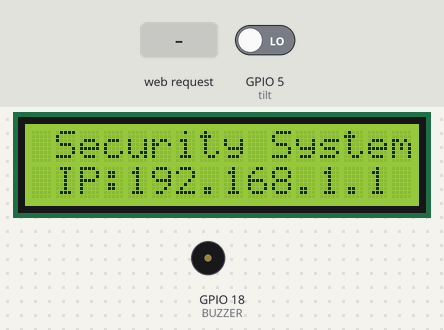
Recording of a sketch running on a simulated ESP32. On the bench: 16×2 character LCD, buzzer (waves = sounding, pin HIGH). The inputs (shaded band) are chosen by the test bench; at power-on: GPIO 5 (tilt) LOW. What the sketch prints to the serial monitor is not drawn.

Above: at 4.3 s.
At 9.4 s:
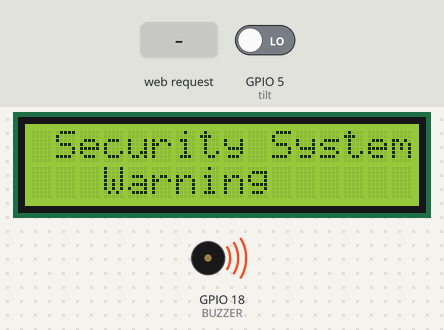
9.5 s: HTTP request GET /unlock received
At 10.5 s:
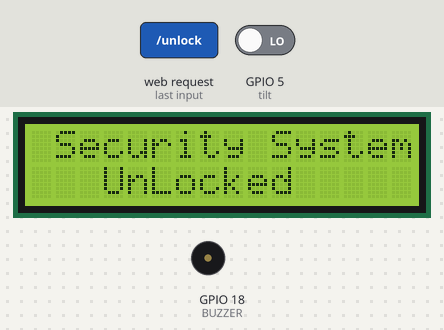
11.6 s: HTTP request GET / received
At 12.41 s:
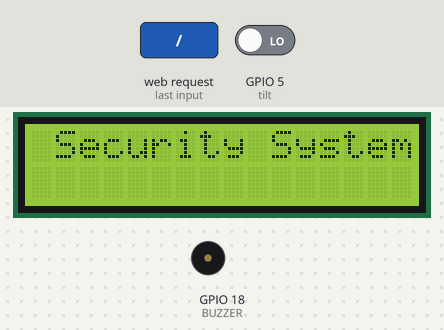
Timing chart, 0 to 20.8 s (numbered marks = the images above; inputs shaded):
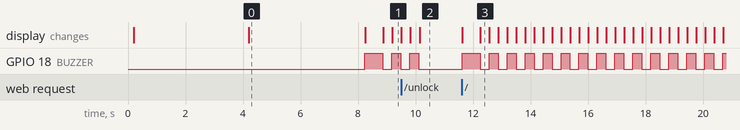

The sketch:

web_based_security_system.ino
```cpp
#include <WiFi.h>
#include <WebServer.h>
#include <LiquidCrystal_I2C.h>

LiquidCrystal_I2C lcd(0x27,16,2);
/* Put your SSID & Password */
const char* ssid = "ESP32";  // Enter SSID here
const char* password = "12345678";  //Enter Password here

/* Put IP Address details */
IPAddress local_ip(192,168,1,1);
IPAddress gateway(192,168,1,1);
IPAddress subnet(255,255,255,0);

WebServer server(80);

bool tt = true;
bool look = true;

void handle_OnConnect() {
  look = true;
  server.send(200, "text/html", SendHTML(look));
}

void handle_unlock() {
  look = false;
  server.send(200, "text/html", SendHTML(look));
}


void handle_NotFound(){
  server.send(404, "text/plain", "Not found");
}

String SendHTML(bool l){
  String ptr = "<!DOCTYPE html> <html>\n";
  ptr +="<head><meta name=\"viewport\" content=\"width=device-width, initial-scale=1.0, user-scalable=no\">\n";
  ptr +="<title>Security System</title>\n";
  ptr +="<style>html { font-family: Helvetica; display: inline-block; margin: 0px auto; text-align: center;}\n";
  ptr +="body{margin-top: 0px;background: hsla(205, 46%, 10%, 1);} h1 {color: white;margin: 20px auto 20px;background-color: #e21b6e;padding: 20px;border-radius: 10px;}\n";
  ptr +="p {font-size: 14px;color: #888;margin-bottom: 10px;}\n";
  ptr +=".war{color: white;margin: 20px auto 20px;background-color: #e21b6e;padding: 20px;border-radius: 10px;transition: background-color 1s, transform 0.3s; animation: colorChange 0.5s infinite alternate;}\n";
  ptr +="@keyframes colorChange {0% {background-color: #ff0000;}100% {background-color: #ff000000;}}\n";
  ptr +="</style>\n";
  ptr +="</head>\n";
  ptr +="<body>\n";
  ptr +="<h1>Security System</h1>\n";

  if(l){
    ptr +="\n";
    ptr +="<h3 style=\"color: green;\">Security System Status : Locked</h3>\n";
    if(!tt){
      ptr +="<h1 class=\"war\">WARNING!</h1>\n";
    }
    ptr +="<hr/>\n";
    ptr +="<p id=\"tt\" style=\"font-size: 18px;text-align: center;margin: 30px;color: #666;\">You want to Unlock Security System, Enter password</p>\n";
    ptr +="<input type=\"text\" id=\"username\" placeholder=\"Enter Username\" required style=\" width: 80%;padding: 12px;margin: 8px 0;border: 1px solid #ccc;border-radius: 4px;box-sizing: border-box; font-size: 16px;\">\n";
    ptr +="<input type=\"password\" id=\"password\" placeholder=\"Enter Password\" required style=\" width: 80%;padding: 12px;margin: 8px 0;border: 1px solid #ccc;border-radius: 4px;box-sizing: border-box; font-size: 16px;\">\n";

    ptr +="<p id=\"error-message\" style=\"font-size: 18px;text-align: center;margin: 30px;color: red;\">Invalid Username or Password</p>\n";

    ptr +="<button onclick=\"validateLogin()\" style=\"width: 80%;background-color: #4a90e2;color: white;padding: 14px;border: none;border-radius: 4px;font-size: 18px;cursor: pointer;margin-top: 10px;\">Unlock</button>\n";

    ptr +="<br/><br/><hr/>\n";
    ptr +="<script>\n";
    ptr +="document.getElementById(\"error-message\").hidden = true;\n";
    ptr +="function validateLogin() {\n";
    ptr +="var username = document.getElementById(\"username\").value;var password = document.getElementById(\"password\").value;\n";
    ptr +="if (username === \"admin\" && password === \"123\") {\n";
    ptr +="window.location.href = \"/unlock\";\n";
    ptr +="}else{\n";
    ptr +="document.getElementById(\"error-message\").hidden = false;\n\n";
    ptr +="}}</script>\n";
    ptr +="\n";
    ptr +="\n";
  }
  else{
    ptr +="<h3 style=\"color: red;\">Security System Status : Unlocked</h3>\n";
    ptr +="<p id=\"tt\" style=\"font-size: 18px;text-align: center;margin: 30px;color: #666;\">Please Lock Your Security System</p>\n";
    ptr +="<button onclick=\"validateLogin()\" style=\"width: 80%;background-color: #4a90e2;color: white;padding: 14px;border: none;border-radius: 4px;font-size: 18px;cursor: pointer;margin-top: 10px;\">Lock</button>\n";
    ptr +="<script>\n";
    ptr +="function validateLogin() {\n";
    ptr +="window.location.href = \"/\";\n";
    ptr +="}</script>\n";
    ptr +="<br/><br/><hr/>\n";
  }


  ptr +="</body>\n";
  ptr +="</html>\n";
  return ptr;
}

void setup() {
  Serial.begin(115200);
  pinMode(18, OUTPUT);//BUZZER
  pinMode(5, INPUT); // tilt
  lcd.init();
  lcd.clear();
  lcd.backlight();


  WiFi.softAP(ssid, password);
  WiFi.softAPConfig(local_ip, gateway, subnet);
  delay(100);

  server.on("/", handle_OnConnect);
  server.on("/unlock", handle_unlock);

  server.onNotFound(handle_NotFound);

  server.begin();
  Serial.println("HTTP server started");
  lcd.setCursor(1,0);
  lcd.print("Security System");
  lcd.setCursor(0,1);
  lcd.print("   Loadind...");
  delay(4000);
  lcd.setCursor(0,1);
  lcd.print(" IP:192.168.1.1");
  delay(4000);
  lcd.setCursor(0,1);
  lcd.print("    Locked     ");


}
void loop() {
  server.handleClient();
  while(look){
    server.handleClient();
    while(tt){
      server.handleClient();
      lcd.setCursor(0,1);
      lcd.print("    Locked     ");
      if(digitalRead(5)){

        digitalWrite(18, LOW);

      }
      else{

        tt = false;
        digitalWrite(18, LOW);
        digitalWrite(18, HIGH);
        lcd.setCursor(0,1);
        lcd.print("   Warning   ");
        break;
      }
    }
    delay(300);
    digitalWrite(18, HIGH);
    lcd.setCursor(0,1);
    lcd.print("   Warning   ");
    delay(300);
    digitalWrite(18, LOW);
    lcd.setCursor(0,1);
    lcd.print("             ");
  }

  digitalWrite(18, LOW);
  lcd.setCursor(0,1);
  lcd.print("   UnLocked    ");
  tt = true;

}
```

Measured:
- after the input at 9.5 s, GPIO 18 (BUZZER): goes on until 10.1 s, then stays LOW; the display: first differs from a run without the input after 0.64 s (image 2)
- after the input at 11.6 s, GPIO 18 (BUZZER): LOW → HIGH at once, then repeats every 0.63 s: LOW 0.31 s, HIGH 0.31 s; the display: first changes at once (image 3 shows a later state)
- what the display in image 0 shows lasts 4.0 s, from 4.2 s to 8.2 s
